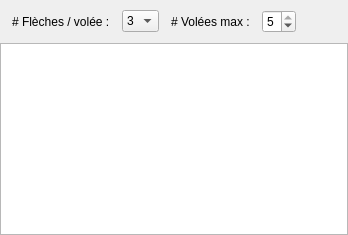
         <widget class="QWidget" name="tabWidgetPage2">
          <attribute name="title">
           <string>   MATCHES   </string>
          </attribute>
          <layout class="QVBoxLayout" name="verticalLayout_2">
           <property name="spacing">
            <number>5</number>
           </property>
           <property name="leftMargin">
            <number>0</number>
           </property>
           <property name="topMargin">
            <number>10</number>
           </property>
           <property name="rightMargin">
            <number>0</number>
           </property>
           <property name="bottomMargin">
            <number>0</number>
           </property>
           <item>
            <widget class="QWidget" name="widget_5" native="true">
             <property name="sizePolicy">
              <sizepolicy hsizetype="Preferred" vsizetype="Maximum">
               <horstretch>0</horstretch>
               <verstretch>0</verstretch>
              </sizepolicy>
             </property>
             <layout class="QHBoxLayout" name="horizontalLayout_6">
              <property name="spacing">
               <number>12</number>
              </property>
              <property name="leftMargin">
               <number>12</number>
              </property>
              <property name="topMargin">
               <number>0</number>
              </property>
              <property name="rightMargin">
               <number>12</number>
              </property>
              <property name="bottomMargin">
               <number>0</number>
              </property>
              <item>
               <widget class="QLabel" name="label_5">
                <property name="sizePolicy">
                 <sizepolicy hsizetype="Maximum" vsizetype="Preferred">
                  <horstretch>0</horstretch>
                  <verstretch>0</verstretch>
                 </sizepolicy>
                </property>
                <property name="text">
                 <string># Flèches / volée :</string>
                </property>
               </widget>
              </item>
              <item>
               <widget class="QComboBox" name="matchArrowCount">
                <property name="sizePolicy">
                 <sizepolicy hsizetype="Maximum" vsizetype="Fixed">
                  <horstretch>0</horstretch>
                  <verstretch>0</verstretch>
                 </sizepolicy>
                </property>
                <item>
                 <property name="text">
                  <string>3</string>
                 </property>
                </item>
                <item>
                 <property name="text">
                  <string>6</string>
                 </property>
                </item>
               </widget>
              </item>
              <item>
               <widget class="QLabel" name="label_11">
                <property name="sizePolicy">
                 <sizepolicy hsizetype="Maximum" vsizetype="Preferred">
                  <horstretch>0</horstretch>
                  <verstretch>0</verstretch>
                 </sizepolicy>
                </property>
                <property name="text">
                 <string># Volées max :</string>
                </property>
               </widget>
              </item>
              <item>
               <widget class="QSpinBox" name="matchVolleyMax">
                <property name="sizePolicy">
                 <sizepolicy hsizetype="Maximum" vsizetype="Fixed">
                  <horstretch>0</horstretch>
                  <verstretch>0</verstretch>
                 </sizepolicy>
                </property>
                <property name="minimum">
                 <number>4</number>
                </property>
                <property name="maximum">
                 <number>5</number>
                </property>
                <property name="value">
                 <number>5</number>
                </property>
               </widget>
              </item>
              <item>
               <spacer name="horizontalSpacer_2">
                <property name="orientation">
                 <enum>Qt::Horizontal</enum>
                </property>
                <property name="sizeHint" stdset="0">
                 <size>
                  <width>40</width>
                  <height>20</height>
                 </size>
                </property>
               </spacer>
              </item>
             </layout>
            </widget>
           </item>
           <item>
            <widget class="QWidget" name="matchRoundLayout" native="true">
             <layout class="QHBoxLayout" name="horizontalLayout_5">
              <property name="spacing">
               <number>10</number>
              </property>
              <property name="leftMargin">
               <number>0</number>
              </property>
              <property name="topMargin">
               <number>0</number>
              </property>
              <property name="rightMargin">
               <number>0</number>
              </property>
              <property name="bottomMargin">
               <number>0</number>
              </property>
             </layout>
            </widget>
           </item>
           <item>
            <widget class="QTableView" name="matchTableView">
             <property name="selectionMode">
              <enum>QAbstractItemView::SingleSelection</enum>
             </property>
             <property name="selectionBehavior">
              <enum>QAbstractItemView::SelectRows</enum>
             </property>
             <property name="sortingEnabled">
              <bool>true</bool>
             </property>
             <property name="wordWrap">
              <bool>false</bool>
             </property>
             <property name="cornerButtonEnabled">
              <bool>false</bool>
             </property>
             <attribute name="horizontalHeaderDefaultSectionSize">
              <number>80</number>
             </attribute>
             <attribute name="horizontalHeaderHighlightSections">
              <bool>false</bool>
             </attribute>
             <attribute name="verticalHeaderVisible">
              <bool>false</bool>
             </attribute>
             <attribute name="verticalHeaderHighlightSections">
              <bool>false</bool>
             </attribute>
            </widget>
           </item>
          </layout>
         </widget>
